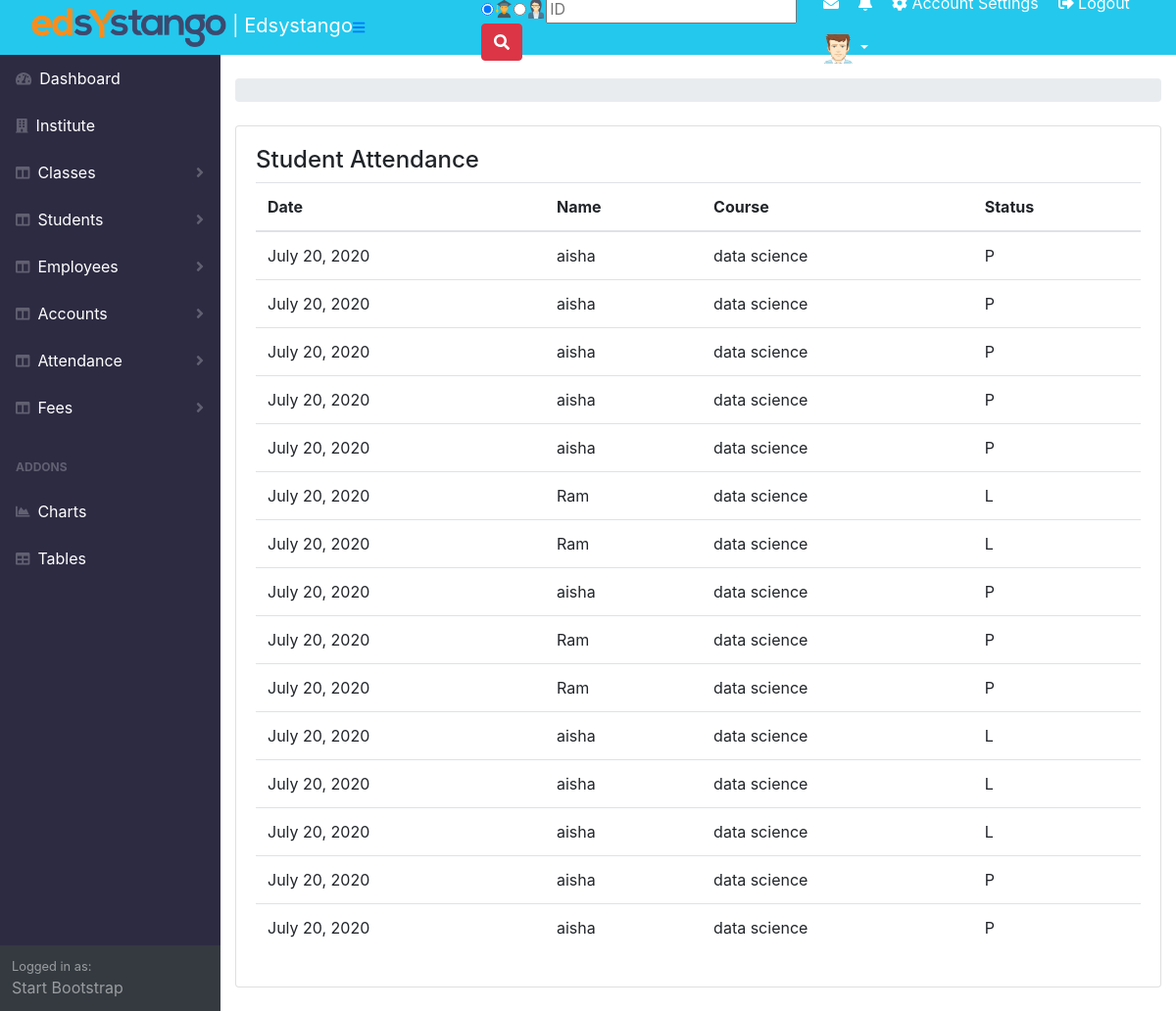
The page /getstudentattendance/ on the database as committed earlier.
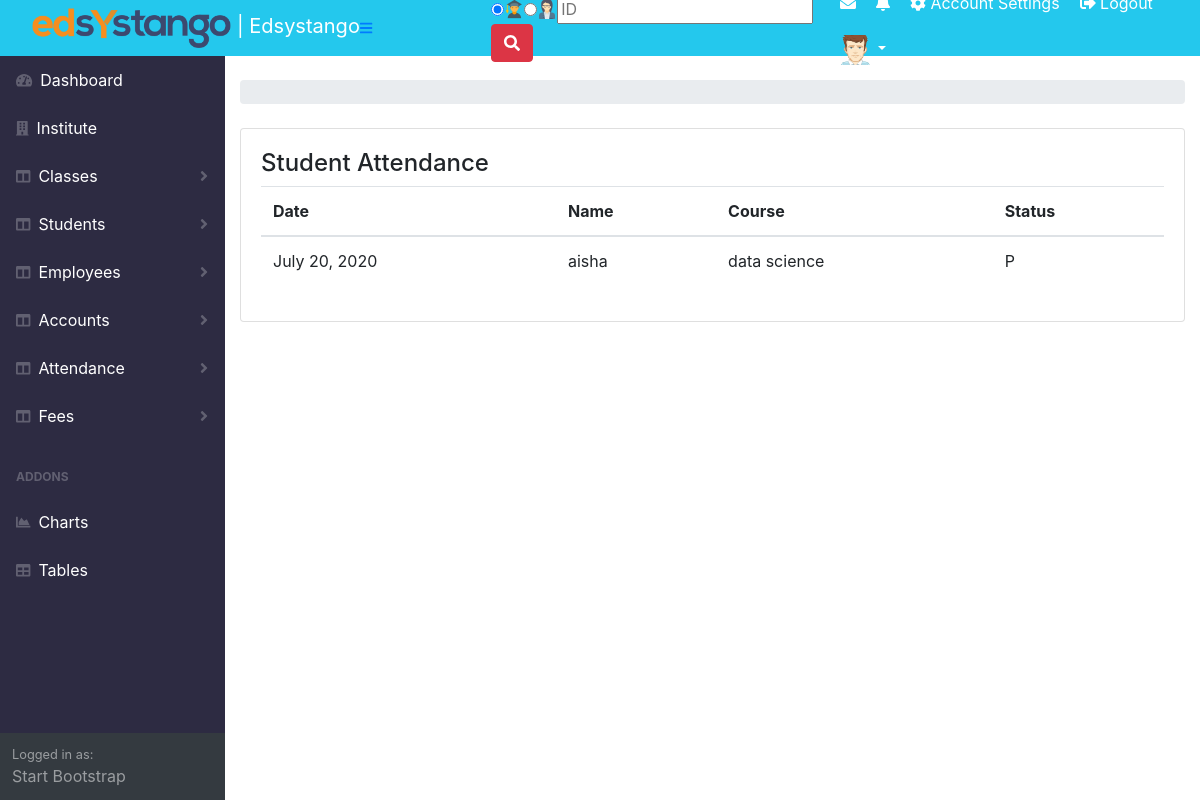
The same page on the database as committed later.
### portalapp/models.py (models this page shows)
class Attendance(models.Model):
    Date = models.DateField()
    Class = models.CharField(max_length=40)
    StudentName = models.CharField(max_length=255)
    Status = models.CharField(max_length=20)

### portalapp/views.py (the view)
# urls.py: path('getstudentattendance/',views.getAttendance),
def getAttendance(request):
    obj = Attendance.objects.all()
    return render(request,'portalapp/getstudentattendance.html',{'obj':obj})

### templates/portalapp/getstudentattendance.html (shortened to what this page needs)
{% extends 'portalapp/base.html' %}
{% block base %}
<h4>Student Attendance</h4>
<table class="table">
  <thead>
    <tr>
      <th>Date</th>
      <th>Name</th>
      <th>Course</th>
      <th>Status</th>
    </tr>
  </thead>
  <tbody>
    {% if obj %}
    {% for i in obj %}
      <tr>
        <td>{{i.Date}}</td>
        <td>{{i.StudentName}}</td>
        <td>{{i.Class}}</td>
        <td>{{i.Status}}</td>
      </tr>
      {% endfor %}
    {% endif %}
  </tbody>
</table>
{% endblock %}

### templates/portalapp/base.html (shortened to what this page needs)
{% load static %}
<!DOCTYPE html>
<html lang="en">
    <head>
        <link href="{%static 'css/styles.css'%}" rel="stylesheet" />
        <link rel="stylesheet" href="https://maxcdn.bootstrapcdn.com/bootstrap/4.5.0/css/bootstrap.min.css">
        <link rel="stylesheet" href="https://cdnjs.cloudflare.com/ajax/libs/font-awesome/4.7.0/css/font-awesome.min.css">
    </head>
    <body>
        <nav class="sb-topnav navbar navbar-expand navbar-custom">
            <a class="navbar-brand" href="/dashboard"><img src ={%static 'images/edsyslogo.png' %} style="width:auto; height:40px;"/> | Edsystango </a><button class="btn btn-link btn-sm order-1 order-lg-0" id="sidebarToggle" href="#" style="margin:110px;"><i class="fas fa-bars"></i></button>
            <form class="d-none d-lg-block form-inline mr-0 mr-md-3 my-2 my-md-0">
                <div class="input-group">
                  <label>
                  <input type="radio" name="s" value="S" id="P" class="present" checked><img src="{%static 'icons/std.png'%}" style="width:20px;height;20px;"></label>
                  <label><input type="radio" name="s" value="E" id="L" class="leave"><img src="{%static 'icons/emp.png'%}" style="width:20px;height;20px;"></label>
                    <input type="text" placeholder="ID" name="id">
                        <button class="btn btn-danger" type="submit" name="dashboard" >
                            <i class="fa fa-search"></i>
                        </button>
                </div>
            </form>
        <div class="d-none d-lg-block" id="asd">
        <ul class=" nav pull-right" style="list-style: none;margin-right:0">
         <li style="padding:10px;"><a href="#"  class="bnt"><i class="fa fa-envelope"></i></a></li>
         <li style="padding:10px;"><a href="#"  title="Notifications"><i class="fa fa-bell"></i></a></li>
                       <li style="padding:10px;" ><a href="#"><i class="fa fa-cog"></i> Account Settings </a></li>
                       <li style="padding:10px;"><a href="/accounts/logout" style="text-shadow:none;"><i class="fa fa-sign-out-alt"></i> Logout </a></li>
                       <li style="padding:10px;" class="nav-user dropdown"><a href="#" class="dropdown-toggle" data-toggle="dropdown">
                           <img src="{%static 'images/user1.png'%}" class="nav-avatar" style="height:30px;width:30px;" />
                           <b class="caret"></b></a>
                       </li>
                   </ul>
        </nav>
        <div id="layoutSidenav">
            <div id="layoutSidenav_nav">
                <nav class="sb-sidenav accordion sb-sidenav-dark" id="sidenavAccordion">
                    <div class="sb-sidenav-menu">
                        <div class="nav">
                            <a class="nav-link" href="/dashboard"
                                ><div class="sb-nav-link-icon"><i class="fas fa-tachometer-alt"></i></div>
                                Dashboard</a
                            >
                            <a class="nav-link" href="/createinfo"
                                ><div class="sb-nav-link-icon"><i class="fa fa-building"></i></div>
                                Institute</a
                            >
                            <a class="nav-link collapsed" href="#" data-toggle="collapse" data-target="#collapseLayouts" aria-expanded="false" aria-controls="collapseLayouts"
                                ><div class="sb-nav-link-icon"><i class="fas fa-columns"></i></div>
                                Classes
                                <div class="sb-sidenav-collapse-arrow"><i class="fas fa-angle-down"></i></div
                            ></a>
                            <a class="nav-link collapsed" href="#" data-toggle="collapse" data-target="#collapseLayouts1" aria-expanded="false" aria-controls="collapseLayouts1"
                                ><div class="sb-nav-link-icon"><i class="fas fa-columns"></i></div>
                                Students
                                <div class="sb-sidenav-collapse-arrow"><i class="fas fa-angle-down"></i></div
                            ></a>
                            <a class="nav-link collapsed" href="#" data-toggle="collapse" data-target="#collapseLayouts2" aria-expanded="false" aria-controls="collapseLayouts2"
                                ><div class="sb-nav-link-icon"><i class="fas fa-columns"></i></div>
                                Employees
                                <div class="sb-sidenav-collapse-arrow"><i class="fas fa-angle-down"></i></div
                            ></a>
                            <a class="nav-link collapsed" href="#" data-toggle="collapse" data-target="#collapseLayouts3" aria-expanded="false" aria-controls="collapseLayouts3"
                                ><div class="sb-nav-link-icon"><i class="fas fa-columns"></i></div>
                                Accounts
                                <div class="sb-sidenav-collapse-arrow"><i class="fas fa-angle-down"></i></div
                            ></a>
                            <a class="nav-link collapsed" href="#" data-toggle="collapse" data-target="#collapseLayouts4" aria-expanded="false" aria-controls="collapseLayouts4"
                                ><div class="sb-nav-link-icon"><i class="fas fa-columns"></i></div>
                                Attendance
                                <div class="sb-sidenav-collapse-arrow"><i class="fas fa-angle-down"></i></div
                            ></a>
                            <a class="nav-link collapsed" href="#" data-toggle="collapse" data-target="#collapseLayouts5" aria-expanded="false" aria-controls="collapseLayouts5"
                                ><div class="sb-nav-link-icon"><i class="fas fa-columns"></i></div>
                                Fees
                                <div class="sb-sidenav-collapse-arrow"><i class="fas fa-angle-down"></i></div
                            ></a>
                            <div class="sb-sidenav-menu-heading">Addons</div>
                            <a class="nav-link" href="charts.html"
                                ><div class="sb-nav-link-icon"><i class="fas fa-chart-area"></i></div>
                                Charts</a
                            ><a class="nav-link" href="tables.html"
                                ><div class="sb-nav-link-icon"><i class="fas fa-table"></i></div>
                                Tables</a
                            >
                        </div>
                    </div>
                    <div class="sb-sidenav-footer">
                        <div class="small">Logged in as:</div>
                        Start Bootstrap
                    </div>
                </nav>
            </div>
            <div id="layoutSidenav_content">
                <main>
                    <div class="container-fluid">
                        <ol class="breadcrumb mb-4">
                        </ol>
                        <div class="card mb-4">
                            <div class="card-body">
                              {% block base %}
                              {% endblock %}
                            </div>
                        </div>
    </body>
</html>

### templates/portalapp/base.html (style rules this page uses)
.navbar-custom { background-color: #24c8ed!important; }
a { color: white !important; }
#asd { margin-left: auto; }
#sidenavAccordion { background-color: #2d2b42; }

Rows that differ between the two databases and show on the page:
removed Attendance: Date "July 20, 2020", StudentName "aisha", Class "data science", Status "P"
removed Attendance: Date "July 20, 2020", StudentName "aisha", Class "data science", Status "P"
removed Attendance: Date "July 20, 2020", StudentName "aisha", Class "data science", Status "P"
removed Attendance: Date "July 20, 2020", StudentName "aisha", Class "data science", Status "P"
removed Attendance: Date "July 20, 2020", StudentName "aisha", Class "data science", Status "P"
removed Attendance: Date "July 20, 2020", StudentName "Ram", Class "data science", Status "L"
removed Attendance: Date "July 20, 2020", StudentName "Ram", Class "data science", Status "L"
removed Attendance: Date "July 20, 2020", StudentName "aisha", Class "data science", Status "P"
removed Attendance: Date "July 20, 2020", StudentName "Ram", Class "data science", Status "P"
removed Attendance: Date "July 20, 2020", StudentName "Ram", Class "data science", Status "P"
removed Attendance: Date "July 20, 2020", StudentName "aisha", Class "data science", Status "L"
removed Attendance: Date "July 20, 2020", StudentName "aisha", Class "data science", Status "L"
removed Attendance: Date "July 20, 2020", StudentName "aisha", Class "data science", Status "L"
removed Attendance: Date "July 20, 2020", StudentName "aisha", Class "data science", Status "P"
